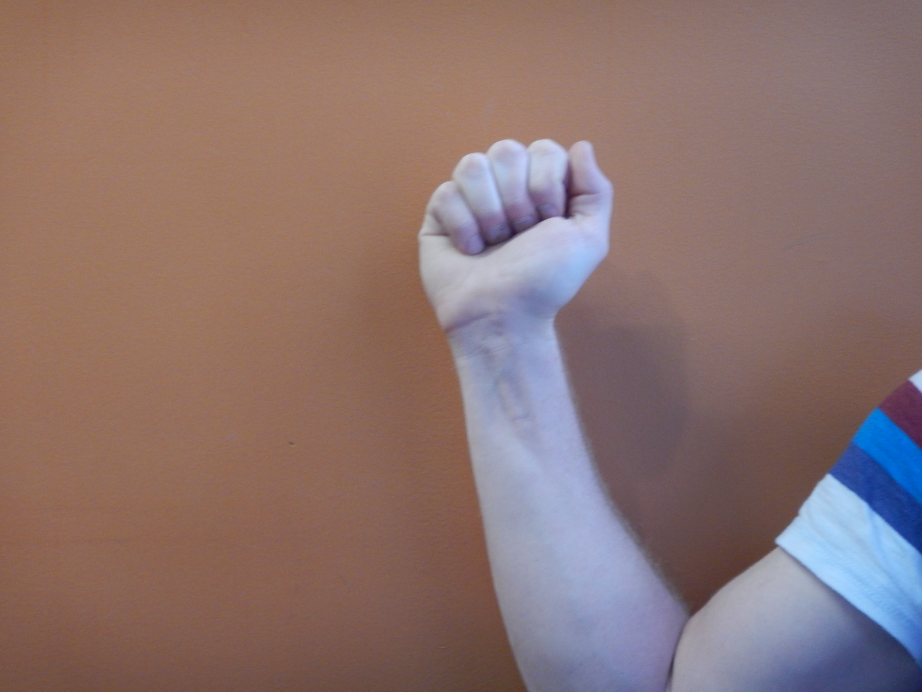
#> input picture Preprocessing_Images/original_data/1A.JPG, 4608 x 3456 px, found by its file name (shown at 1/5 size)
$ python pre_processor.py
#> lines starting #> are read from the running program, lines starting #| are printed output that depends on the picture
import cv2
import os
path = '/home/butterchicken/Documents/MLSP_Project_Code/mlsp_project/Preprocessing_Images/'
def load_images_from_folder(folder = path+'original_data/'):
    directory = path + 'Downscaled_Images/'
    if not os.path.exists(directory):
        os.makedirs(directory)
    for filename in os.listdir(folder):
        img = cv2.imread(os.path.join(folder,filename))
#> img is the input picture: shape (3456, 4608, 3); mean B, G, R 111.6, 114.6, 139
        dimg = cv2.resize(img,(500,500))
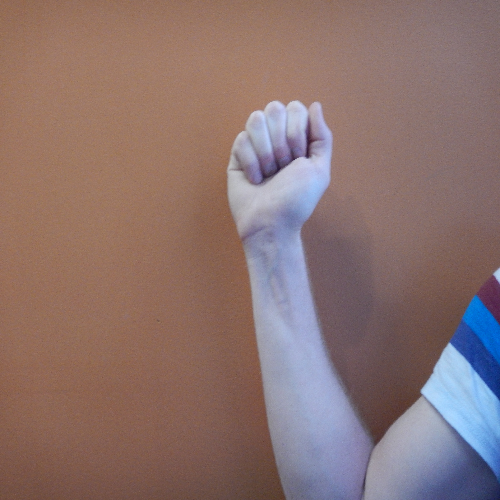
#> dimg: shape (500, 500, 3); mean B, G, R 111.5, 114.4, 138.9
        cv2.imwrite(directory + filename, dimg)


og_im = load_images_from_folder()
